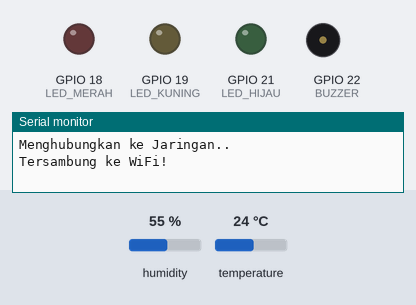
A sketch run on a simulated ESP32. On the bench: output pins drawn as LEDs (lit = HIGH), buzzer (waves = sounding, pin HIGH), the last lines printed to the serial monitor. The test bench sets the inputs (shaded band); at power-on: temperature 24 °C, humidity 55 %. WiFi joins after 1.5 s; servers stay silent unless stated; uploads are accepted with an empty reply.

Above: at 3.2 s.
3.3 s: temperature set to 27 °C
At 11.3 s:
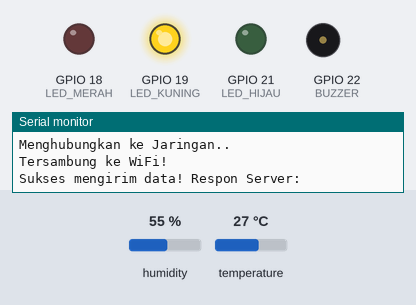
16.8 s: humidity set to 73 %
30.3 s: humidity set to 76 %
At 41.3 s:
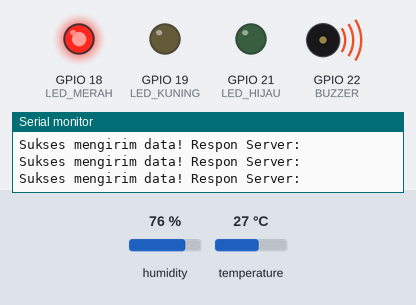
43.8 s: humidity set to 22 %
At 51.4 s:
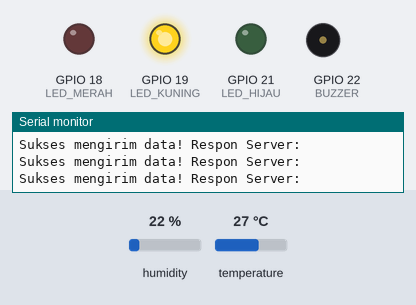
57.3 s: temperature set to 30 °C
70.8 s: temperature set to 33 °C
At 81.4 s:
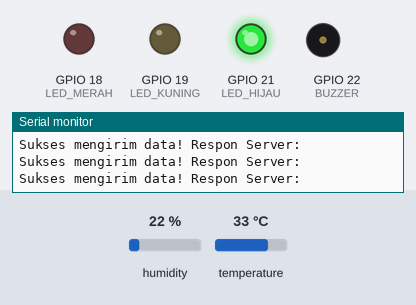
Timing chart, 0 to 82.9 s (numbered marks = the images above; inputs shaded):
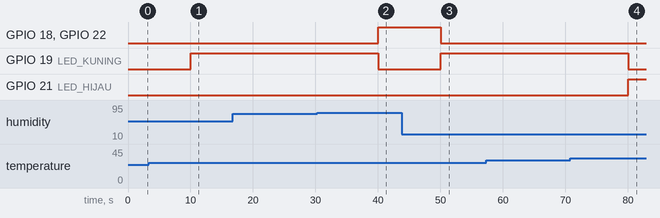

The sketch:

kelompok1cuaca.ino
```cpp
#include <WiFi.h>
#include <WiFiClientSecure.h>
#include <HTTPClient.h>
#include <ArduinoJson.h>
#include <DHT.h>

// ---------------- KONFIGURASI JARINGAN ----------------
#define WIFI_SSID "KOST PAK ANSORI"
#define WIFI_PASSWORD "anakkost"

// Masukkan URL Ngrok lu yang aktif di sini
const char* serverUrl = "https://783c-140-213-187-82.ngrok-free.app/api/cuaca/update";

// ---------------- DEFINISI HARDWARE ----------------
#define DHTPIN 4
#define DHTTYPE DHT11
#define LED_HIJAU 21
#define LED_KUNING 19
#define LED_MERAH 18
#define BUZZER 22

DHT dht(DHTPIN, DHTTYPE);
unsigned long prevMillis = 0;

void setup() {
  Serial.begin(115200);

  pinMode(LED_HIJAU, OUTPUT);
  pinMode(LED_KUNING, OUTPUT);
  pinMode(LED_MERAH, OUTPUT);
  pinMode(BUZZER, OUTPUT);

  // Mematikan semua komponen di awal
  digitalWrite(LED_HIJAU, LOW);
  digitalWrite(LED_KUNING, LOW);
  digitalWrite(LED_MERAH, LOW);
  digitalWrite(BUZZER, LOW);

  dht.begin();

  // Koneksi WiFi
  WiFi.begin(WIFI_SSID, WIFI_PASSWORD);
  Serial.print("Menghubungkan ke Jaringan");
  while (WiFi.status() != WL_CONNECTED) {
    Serial.print(".");
    delay(1000);
  }
  Serial.println("\nTersambung ke WiFi!");
}

void loop() {
  // Transmisi data dilakukan tiap 10 detik (10000 ms)
  if (millis() - prevMillis >= 10000) {
    prevMillis = millis();

    float suhu = dht.readTemperature();
    float kelembaban = dht.readHumidity();

    if (isnan(suhu) || isnan(kelembaban)) {
      Serial.println("Sensor DHT11 tidak terbaca!");
      return;
    }

    /* ===================================================
       LOGIKA KONDISI TAMBAK GARAM (SMART EXPERT SYSTEM)
       =================================================== */

    // 1. KONDISI IDEAL (Hijau nyala): Suhu Terik (>= 32°C) & Kering (<= 50%)
    if (suhu >= 32.0 && kelembaban <= 50.0) {
      digitalWrite(LED_HIJAU, HIGH);
      digitalWrite(LED_KUNING, LOW);
      digitalWrite(LED_MERAH, LOW);
      digitalWrite(BUZZER, LOW);
    }
    // 2. KONDISI BURUK (Merah & Buzzer nyala): Dingin (< 26°C) atau Lembab (>= 75%)
    else if (suhu < 26.0 || kelembaban >= 75.0) {
      digitalWrite(LED_HIJAU, LOW);
      digitalWrite(LED_KUNING, LOW);
      digitalWrite(LED_MERAH, HIGH);
      digitalWrite(BUZZER, HIGH); // Peringatan keras untuk petambak
    }
    // 3. KONDISI NORMAL (Kuning nyala): Kondisi pertengahan yang aman
    else {
      digitalWrite(LED_HIJAU, LOW);
      digitalWrite(LED_KUNING, HIGH);
      digitalWrite(LED_MERAH, LOW);
      digitalWrite(BUZZER, LOW);
    }

    /* ===================================================
       PROSES PENGIRIMAN DATA KE SERVER GO LU
       =================================================== */

    if (WiFi.status() == WL_CONNECTED) {
      // Bypass sertifikat SSL HTTPS Ngrok
      WiFiClientSecure client;
      client.setInsecure();

      HTTPClient http;
      http.begin(client, serverUrl); // Kirim lewat client secure
      http.addHeader("Content-Type", "application/json");
      http.addHeader("Connection", "close"); // Minta server memutus rapi

      // Membungkus data jadi JSON
      StaticJsonDocument<200> doc;
      doc["suhu"] = suhu;
      doc["kelembaban"] = kelembaban;

      String requestBody;
      serializeJson(doc, requestBody);

      // Nembak paket POST
      int httpResponseCode = http.POST(requestBody);

      if (httpResponseCode > 0) {
        String response = http.getString();
        Serial.print("Sukses mengirim data! Respon Server: ");
        Serial.println(response);
      } else {
        Serial.print("Gagal kirim data, Error: ");
        Serial.println(http.errorToString(httpResponseCode).c_str());
      }

      // Bebaskan memori soket jaringan
      http.end();
    }
  }
}
```

Measured:
- the behaviour switches between 25 and 26 °C on temperature (found by bisection; images 0 and 1)
- the behaviour switches between 74 and 75 % on humidity (found by bisection; images 1 and 2)
- the behaviour switches between 31 and 32 °C on temperature (found by bisection; images 3 and 4)
- after the input at 3.3 s, GPIO 18 (LED_MERAH), GPIO 22 (BUZZER): stays LOW (without the input it goes to HIGH after 6.7 s); GPIO 19 (LED_KUNING): LOW → HIGH after 6.7 s
- after the input at 30.3 s, GPIO 18 (LED_MERAH), GPIO 22 (BUZZER): LOW → HIGH after 9.7 s; GPIO 19 (LED_KUNING): HIGH → LOW after 9.7 s
- after the input at 43.8 s, GPIO 18 (LED_MERAH), GPIO 22 (BUZZER): HIGH → LOW after 6.2 s; GPIO 19 (LED_KUNING): LOW → HIGH after 6.2 s
- after the input at 70.8 s, GPIO 19 (LED_KUNING): HIGH → LOW after 9.2 s; GPIO 21 (LED_HIJAU): LOW → HIGH after 9.2 s
